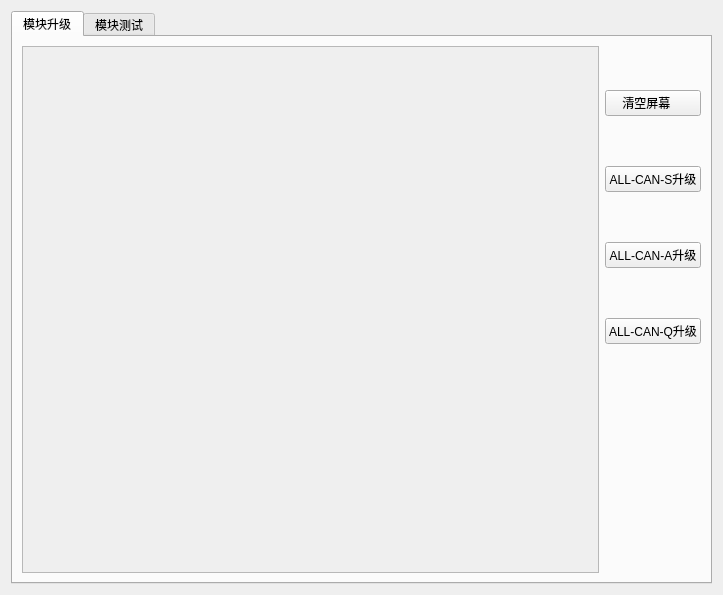
<?xml version="1.0" encoding="UTF-8"?>
<ui version="4.0">
 <class>Form</class>
 <widget class="QWidget" name="Form">
  <property name="geometry">
   <rect>
    <x>0</x>
    <y>0</y>
    <width>723</width>
    <height>595</height>
   </rect>
  </property>
  <property name="windowTitle">
   <string>Form</string>
  </property>
  <layout class="QGridLayout" name="gridLayout_2">
   <item row="0" column="0">
    <widget class="QTabWidget" name="tab_1">
     <property name="currentIndex">
      <number>0</number>
     </property>
     <widget class="QWidget" name="ModuleUp">
      <property name="enabled">
       <bool>true</bool>
      </property>
      <property name="contextMenuPolicy">
       <enum>Qt::DefaultContextMenu</enum>
      </property>
      <attribute name="title">
       <string>模块升级</string>
      </attribute>
      <layout class="QGridLayout" name="gridLayout">
       <item row="0" column="0" rowspan="3" colspan="3">
        <widget class="QPlainTextEdit" name="UpDisplay">
         <property name="enabled">
          <bool>false</bool>
         </property>
         <property name="font">
          <font>
           <pointsize>13</pointsize>
           <weight>75</weight>
           <bold>true</bold>
          </font>
         </property>
        </widget>
       </item>
       <item row="0" column="3" rowspan="2">
        <layout class="QVBoxLayout" name="verticalLayout_2">
         <item>
          <widget class="QPushButton" name="ClearDisplay">
           <property name="text">
            <string>清空屏幕    </string>
           </property>
          </widget>
         </item>
         <item>
          <widget class="QPushButton" name="AllCanSup">
           <property name="text">
            <string>ALL-CAN-S升级</string>
           </property>
          </widget>
         </item>
         <item>
          <widget class="QPushButton" name="AllCanAup">
           <property name="text">
            <string>ALL-CAN-A升级</string>
           </property>
          </widget>
         </item>
         <item>
          <widget class="QPushButton" name="AllCanQup">
           <property name="text">
            <string>ALL-CAN-Q升级</string>
           </property>
          </widget>
         </item>
        </layout>
       </item>
       <item row="1" column="2" rowspan="2">
        <spacer name="verticalSpacer">
         <property name="orientation">
          <enum>Qt::Vertical</enum>
         </property>
         <property name="sizeHint" stdset="0">
          <size>
           <width>20</width>
           <height>363</height>
          </size>
         </property>
        </spacer>
       </item>
       <item row="2" column="1">
        <spacer name="horizontalSpacer">
         <property name="orientation">
          <enum>Qt::Horizontal</enum>
         </property>
         <property name="sizeHint" stdset="0">
          <size>
           <width>463</width>
           <height>20</height>
          </size>
         </property>
        </spacer>
       </item>
      </layout>
     </widget>
     <widget class="QWidget" name="ModuleTest">
      <attribute name="title">
       <string>模块测试</string>
      </attribute>
      <layout class="QGridLayout" name="gridLayout_3">
       <item row="0" column="0" rowspan="3" colspan="3">
        <widget class="QPlainTextEdit" name="TextDisplay">
         <property name="enabled">
          <bool>false</bool>
         </property>
         <property name="font">
          <font>
           <pointsize>13</pointsize>
           <weight>75</weight>
           <bold>true</bold>
          </font>
         </property>
         <property name="focusPolicy">
          <enum>Qt::NoFocus</enum>
         </property>
        </widget>
       </item>
       <item row="0" column="3" rowspan="3">
        <layout class="QVBoxLayout" name="verticalLayout">
         <item>
          <widget class="QPushButton" name="ClearDisplay_2">
           <property name="text">
            <string>清空屏幕     </string>
           </property>
          </widget>
         </item>
         <item>
          <layout class="QHBoxLayout" name="horizontalLayout">
           <item>
            <widget class="QComboBox" name="SelectBPS">
             <item>
              <property name="text">
               <string>125000</string>
              </property>
             </item>
             <item>
              <property name="text">
               <string>250000</string>
              </property>
             </item>
             <item>
              <property name="text">
               <string>500000</string>
              </property>
             </item>
             <item>
              <property name="text">
               <string>1000000</string>
              </property>
             </item>
            </widget>
           </item>
           <item>
            <widget class="QLabel" name="BPS">
             <property name="text">
              <string>bps</string>
             </property>
            </widget>
           </item>
          </layout>
         </item>
         <item>
          <widget class="QPushButton" name="FindNode">
           <property name="text">
            <string>搜索CAN节点  </string>
           </property>
          </widget>
         </item>
         <item>
          <widget class="QPushButton" name="AllCanSTest">
           <property name="text">
            <string>ALL-CAN-S测试</string>
           </property>
          </widget>
         </item>
         <item>
          <widget class="QPushButton" name="AllCanATest">
           <property name="text">
            <string>ALL-CAN-A测试</string>
           </property>
          </widget>
         </item>
         <item>
          <widget class="QPushButton" name="AllCanQTest">
           <property name="text">
            <string>ALL-CAN-Q测试</string>
           </property>
          </widget>
         </item>
         <item>
          <widget class="QPushButton" name="ReadSN">
           <property name="text">
            <string>读取设备SN码 </string>
           </property>
          </widget>
         </item>
         <item>
          <widget class="QPushButton" name="ChangeID">
           <property name="text">
            <string>更改设备ID   </string>
           </property>
          </widget>
         </item>
         <item>
          <widget class="QPushButton" name="ChangeBitrate">
           <property name="text">
            <string>更改设备波特率</string>
           </property>
          </widget>
         </item>
         <item>
          <widget class="QLineEdit" name="NodeID">
           <property name="placeholderText">
            <string>输入设备的ID</string>
           </property>
          </widget>
         </item>
         <item>
          <widget class="QLineEdit" name="VendorId">
           <property name="placeholderText">
            <string>输入VendorId</string>
           </property>
          </widget>
         </item>
         <item>
          <widget class="QLineEdit" name="ProductCode">
           <property name="placeholderText">
            <string>输入Product Code</string>
           </property>
          </widget>
         </item>
         <item>
          <widget class="QLineEdit" name="RevisionVersion">
           <property name="placeholderText">
            <string>输入Revision Version</string>
           </property>
          </widget>
         </item>
         <item>
          <widget class="QLineEdit" name="SerNumber">
           <property name="placeholderText">
            <string>输入Ser Number</string>
           </property>
          </widget>
         </item>
         <item>
          <widget class="QLineEdit" name="NewNodeID">
           <property name="placeholderText">
            <string>输入期望的设备ID</string>
           </property>
          </widget>
         </item>
         <item>
          <widget class="QLineEdit" name="NewBitrate">
           <property name="placeholderText">
            <string>输入期望的波特率</string>
           </property>
          </widget>
         </item>
        </layout>
       </item>
       <item row="1" column="2">
        <spacer name="verticalSpacer_5">
         <property name="orientation">
          <enum>Qt::Vertical</enum>
         </property>
         <property name="sizeHint" stdset="0">
          <size>
           <width>20</width>
           <height>153</height>
          </size>
         </property>
        </spacer>
       </item>
       <item row="2" column="1" colspan="2">
        <spacer name="horizontalSpacer_2">
         <property name="orientation">
          <enum>Qt::Horizontal</enum>
         </property>
         <property name="sizeHint" stdset="0">
          <size>
           <width>459</width>
           <height>20</height>
          </size>
         </property>
        </spacer>
       </item>
      </layout>
     </widget>
    </widget>
   </item>
  </layout>
 </widget>
 <resources/>
 <connections/>
</ui>
